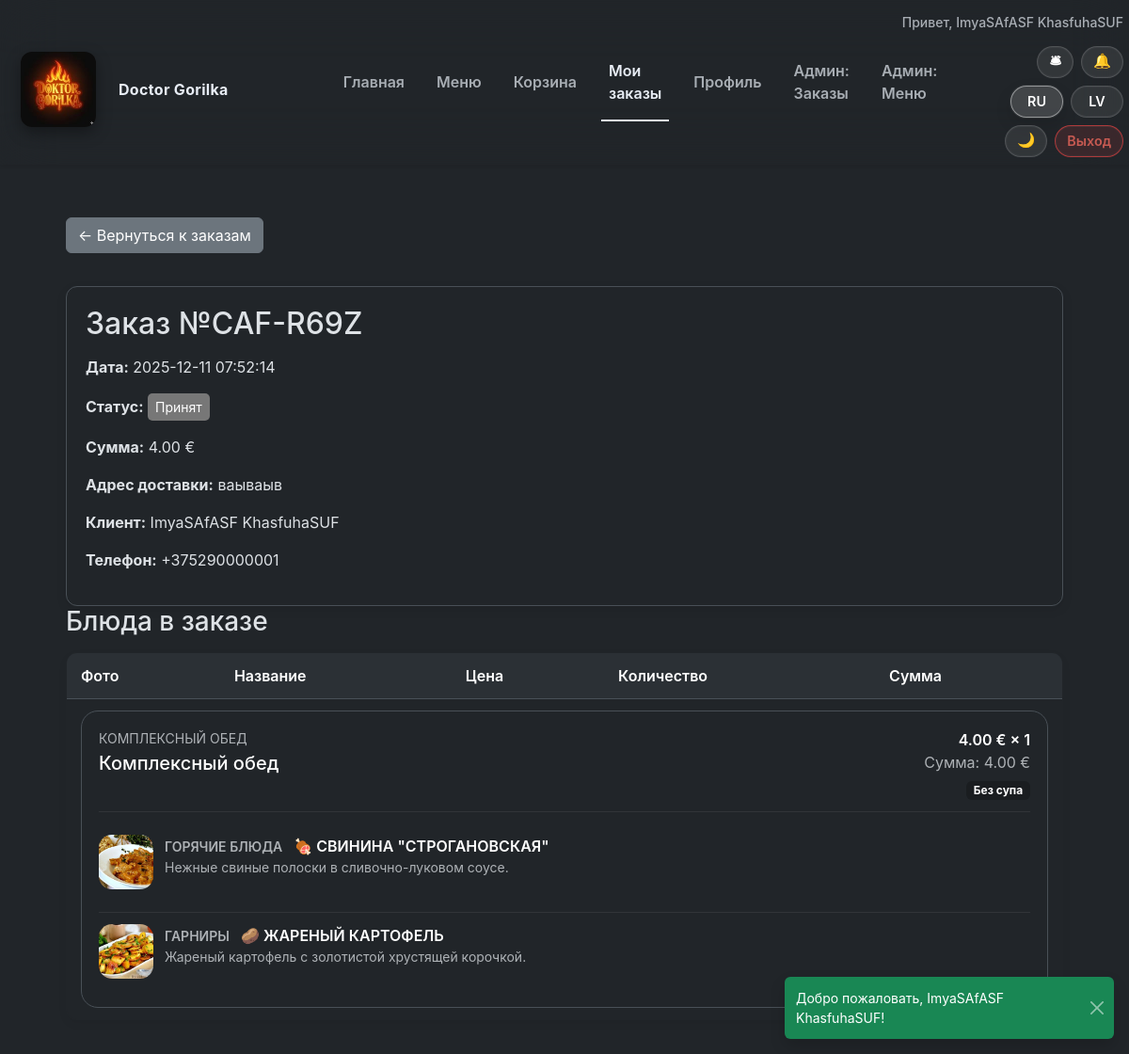
The app's page /orders/view?code=CAF-R69Z (signed in), older data.
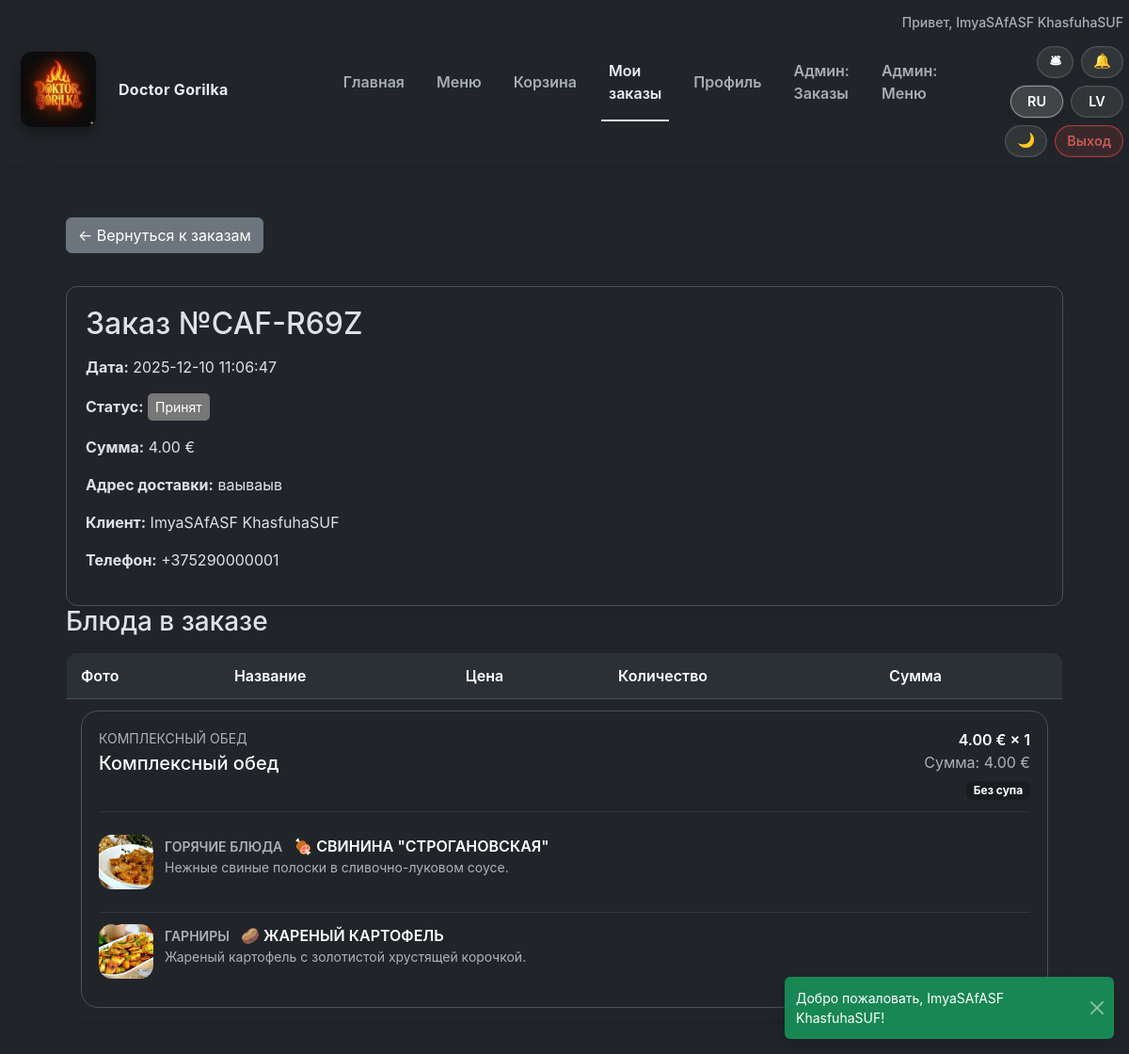
The same page, newer data.
### tables this page shows
CREATE TABLE orders (
        id INTEGER PRIMARY KEY AUTOINCREMENT,
        user_id INTEGER NOT NULL,
        created_at TEXT DEFAULT CURRENT_TIMESTAMP,
        status TEXT CHECK(status IN ('pending','new','cooking','ready','delivered','cancelled')) DEFAULT 'pending',
        total_price REAL,
        delivery_address TEXT, order_code TEXT,
        FOREIGN KEY (user_id) REFERENCES users(id)
    );

CREATE TABLE order_items (
    id INTEGER PRIMARY KEY AUTOINCREMENT,
    order_id INTEGER NOT NULL,
    menu_id INTEGER NOT NULL,
    quantity INTEGER NOT NULL, combo_details TEXT,
    FOREIGN KEY (order_id) REFERENCES "orders_old"(id),
    FOREIGN KEY (menu_id) REFERENCES menu(id)
);

### src/Infrastructure/ViewRenderer.php (called while the page is built, shortened)
<?php
class ViewRenderer
{
    public function render(string $view, array $params = []): string
    {
        $viewFile = $this->basePath . '/' . $view . '.php';
        extract($params, EXTR_SKIP);
        require $viewFile;
        $content = ob_get_clean();
        if ($this->layout && file_exists($this->layout)) {
            return ob_get_clean();
        }
        return $content;
    }
}

### src/Application/Controller/OrderController.php (called while the page is built, shortened)
<?php
class OrderController
{
    public function view(): string
    {
        $orderCode = trim($_GET['code'] ?? '');
        $order = $orderCode !== '' ? $this->orderService->getOrderByCode($orderCode) : null;
        $orderCode = $order->orderCode ?? $orderCode;
        $isAdmin = $this->session->get('role') === 'admin';
        return $this->view->render('orders/view', [
            'title' => 'Doctor Gorilka — ' . translate('orders.view.title', ['id' => $orderCode ?: $order->id]),
            'order' => $order,
            'isAdmin' => $isAdmin,
            'orderId' => $order->id,
            'orderCode' => $orderCode,
        ]);
    }
}

### src/Infrastructure/Router.php (called while the page is built, shortened)
<?php
class Router
{
    private array $routes = [];
    public function addRoute(string $method, string $path, callable $handler): void
    {
        $normalized = $this->normalizePath($path);
        $this->routes[$method][$normalized] = $handler;
    }
    public function dispatch(string $method, string $uri): mixed
    {
        $path = $this->normalizePath(parse_url($uri, PHP_URL_PATH) ?: '/');
        $method = strtoupper($method);
        if (isset($this->routes[$method][$path])) {
            return call_user_func($this->routes[$method][$path]);
        }
        return translate('errors.not_found');
    }
    private function normalizePath(string $path): string
    {
        $path = rtrim($path, '/');
        return $path === '' ? '/' : $path;
    }
}

### src/Application/App.php (called while the page is built, shortened)
<?php
class App
{
    private Router $router;
    private function __construct(Router $router, ViewRenderer $view)
    {
        $this->router = $router;
    }
    public function run(): mixed
    {
        $method = $_SERVER['REQUEST_METHOD'] ?? 'GET';
        $uri = $_SERVER['REQUEST_URI'] ?? '/';
        return $this->router->dispatch($method, $uri);
    }
}

### src/Infrastructure/Repository/OrderRepository.php (called while the page is built, shortened)
<?php
class OrderRepository implements OrderRepositoryInterface
{
    public function findByCode(string $code): ?Order
    {
        $stmt = $this->prepare("SELECT orders.*, users.first_name, users.last_name, users.phone, users.username
            FROM orders
            LEFT JOIN users ON users.id = orders.user_id
            WHERE orders.order_code = :code");
        $stmt->bindValue(':code', $code, SQLITE3_TEXT);
        $row = $stmt->execute()->fetchArray(SQLITE3_ASSOC);
        $order = $this->mapOrder($row);
        if (isset($row['first_name']) || isset($row['last_name']) || isset($row['username'])) {
            $order->customerName = trim(($row['first_name'] ?? '') . ' ' . ($row['last_name'] ?? '')) ?: ($row['username'] ?? null);
        }
        $order->customerPhone = $row['phone'] ?? null;
        return $order;
    }
    private function mapOrder(array $row): Order
    {
        $customerName = null;
        if (isset($row['first_name']) || isset($row['last_name']) || isset($row['username'])) {
            $customerName = trim(($row['first_name'] ?? '') . ' ' . ($row['last_name'] ?? ''));
        }
        $customerPhone = $row['phone'] ?? null;
        return new Order(
            id: (int)$row['id'],
            userId: (int)$row['user_id'],
            status: $row['status'],
            totalPrice: (float)$row['total_price'],
            createdAt: $row['created_at'],
            deliveryAddress: $row['delivery_address'] ?? null,
            orderCode: $row['order_code'] ?? null,
            items: $this->fetchItems((int)$row['id']),
            customerName: $customerName,
            customerPhone: $customerPhone
        );
    }
    private function fetchItems(int $orderId): array
    {
        $stmt = $this->prepare("SELECT order_items.*, menu.title, menu.price AS menu_price, menu.image_url,
            menu.name_original, menu.name_ru, menu.name_lv
            FROM order_items
            JOIN menu ON menu.id = order_items.menu_id
            WHERE order_items.order_id = :oid");
        $stmt->bindValue(':oid', $orderId, SQLITE3_INTEGER);
        $result = $stmt->execute();
        $items = [];
        while ($row = $result->fetchArray(SQLITE3_ASSOC)) {
            $comboDetails = null;
            if (!empty($row['combo_details'])) {
                $decoded = json_decode($row['combo_details'], true);
                if (is_array($decoded)) {
                    $comboDetails = $decoded;
                }
            }
            $price = (float)($row['menu_price'] ?? 0);
            if ($comboDetails && isset($comboDetails['price'])) {
                $price = (float)$comboDetails['price'];
            }
            $items[] = new OrderItem(
                menuId: (int)$row['menu_id'],
                title: $this->resolveOrderItemTitle($row),
                price: $price,
                quantity: (int)$row['quantity'],
                imageUrl: $row['image_url'] ?? null,
                comboDetails: $comboDetails
            );
        }
        return $items;
    }
    private function resolveOrderItemTitle(array $row): string
    {
        if (!empty($row['name_original'])) {
            return $row['name_original'];
        }
        return translate('common.dish');
    }
    private function prepare(string $sql): SQLite3Stmt
    {
        return $this->db->prepare($sql);
    }
}

### src/Application/Service/OrderService.php (called while the page is built, shortened)
<?php
class OrderService
{
    public function getOrderByCode(string $orderCode): ?\App\Domain\Order
    {
        return $this->orders->findByCode($orderCode);
    }
}

### src/helpers.php (called while the page is built, shortened)
<?php
function localizationConfig(): array
{
    static $config;
    if ($config === null) {
        $config = require __DIR__ . '/../config/localization.php';
    }
    return $config;
}
function availableLocales(): array
{
    $config = localizationConfig();
    return $config['locales'] ?? [];
}
function currentLocale(): string
{
    $available = array_keys(availableLocales());
    $default = $available[0] ?? 'ru';
    return $default;
}
function translate(string $key, array $replace = [], ?string $locale = null): string
{
    $locale ??= currentLocale();
    $config = localizationConfig();
    $phrases = $config['phrases'] ?? [];
    $fallbackLocale = $config['fallback'] ?? 'ru';
    $value = $phrases[$locale][$key] ?? $phrases[$fallbackLocale][$key] ?? $key;
    foreach ($replace as $needle => $replacement) {
        $value = str_replace(':' . $needle, $replacement, $value);
    }
    return $value;
}
function translateStatus(?string $status): string
{
    return translate('status.' . $status);
}

### src/Domain/OrderItem.php (called while the page is built, shortened)
<?php
class OrderItem
{
    public function sum(): float
    {
        return $this->price * $this->quantity;
    }
    public function isCombo(): bool
    {
        return !empty($this->comboDetails);
    }
}

### autoload.php (called while the page is built, shortened)
<?php
spl_autoload_register(function (string $class): void {
    $prefixes = [
        'App\\' => __DIR__ . '/src/',
        'Carbon\\' => __DIR__ . '/src/Carbon/',
    ];
    foreach ($prefixes as $prefix => $dir) {
        if (strncmp($prefix, $class, strlen($prefix)) !== 0) {
            continue;
        }
        $relativeClass = substr($class, strlen($prefix));
        $file = $dir . str_replace('\\', '/', $relativeClass) . '.php';
    }
});

### resources/views/orders/view.php (the view, shortened to what the rows shown need)
<div class="page-container">
<div class="card-panel summary-card">
    <h2><?= htmlspecialchars(translate('orders.view.title', ['id' => $orderCode ?? $orderId])) ?></h2>
    <p><b><?= htmlspecialchars(translate('orders.view.date')) ?></b> <?= $order->createdAt ?></p>
    <p><b><?= htmlspecialchars(translate('orders.view.status')) ?></b>
        <span class="status status-<?= htmlspecialchars($order->status) ?>"><?= htmlspecialchars(translateStatus($order->status)) ?></span>
    </p>
    <p><b><?= htmlspecialchars(translate('orders.view.total')) ?></b> <?= number_format($order->totalPrice, 2, '.', ' ') ?> €</p>
    <p><b><?= htmlspecialchars(translate('orders.view.address')) ?></b> <?= nl2br(htmlspecialchars($order->deliveryAddress ?? '—')) ?></p>
    <?php if ($isAdmin): ?>
        <p><b><?= htmlspecialchars(translate('orders.view.customer')) ?></b> <?= htmlspecialchars($order->customerName ?? translate('orders.view.user_placeholder', ['id' => $order->userId])) ?></p>
        <p><b><?= htmlspecialchars(translate('orders.view.phone')) ?></b> <?= htmlspecialchars($order->customerPhone ?? translate('orders.view.phone_unknown')) ?></p>
    <?php endif; ?>
</div>
<table class="table">
    <tr>
        <th><?= htmlspecialchars(translate('cart.table.photo')) ?></th>
        <th><?= htmlspecialchars(translate('cart.table.name')) ?></th>
        <th><?= htmlspecialchars(translate('cart.table.price')) ?></th>
        <th><?= htmlspecialchars(translate('cart.table.quantity')) ?></th>
        <th><?= htmlspecialchars(translate('cart.table.sum')) ?></th>
    </tr>
    <?php foreach ($order->items as $item): ?>
        <?php if ($item->isCombo()): ?>
            <?php $combo = $item->comboDetails; $comboItems = $combo['items'] ?? []; $selection = $combo['selection'] ?? []; ?>
            <tr class="combo-order-row">
                <td colspan="5">
                    <div class="combo-order-card">
                        <div class="combo-order-header">
                            <div>
                                <p class="text-uppercase text-muted small mb-1"><?= htmlspecialchars(translate('orders.view.combo_title')) ?></p>
                                <h5 class="mb-0"><?= htmlspecialchars($combo['title'] ?? $item->title) ?></h5>
                            </div>
                            <div class="text-end">
                                <div class="fw-semibold">
                                    <?= number_format($item->price, 2, '.', ' ') ?> € × <?= $item->quantity ?>
                                </div>
                                <div class="text-muted"><?= htmlspecialchars(translate('orders.view.combo_sum', ['sum' => number_format($item->sum(), 2, '.', ' ')])) ?></div>
                                <div class="badge bg-dark-subtle mt-2">
                                    <?= !empty($selection['soup']) ? htmlspecialchars(translate('orders.view.badge_with_soup')) : htmlspecialchars(translate('orders.view.badge_without_soup')) ?>
                                </div>
                            </div>
                        </div>
                        <div class="combo-breakdown">
                            <?php foreach ($comboItems as $comboItem): ?>
                                <?php
                                $itemLabel = $comboItem['category'] ?? translate('combo.category.extra');
                                ?>
                                <div class="combo-breakdown-item">
                                    <div class="combo-breakdown-thumb">
                                        <?php if (!empty($comboItem['image'])): ?>
                                            <img src="/assets/images/<?= htmlspecialchars($comboItem['image']) ?>" alt="<?= htmlspecialchars($comboItem['title']) ?>">
                                        <?php else: ?>
                                            <span><?= htmlspecialchars(translate('common.no_photo')) ?></span>
                                        <?php endif; ?>
                                    </div>
                                    <div>
                                        <div class="combo-breakdown-title">
                                            <div>
                                                <span class="text-muted text-uppercase small me-2"><?= htmlspecialchars($itemLabel) ?></span>
                                                <?= htmlspecialchars($comboItem['title']) ?>
                                            </div>
                                        </div>
                                        <?php if (!empty($comboItem['description'])): ?>
                                            <div class="text-muted small text-truncate-2"><?= htmlspecialchars($comboItem['description']) ?></div>
                                        <?php else: ?>
                                            <div class="text-muted small fst-italic"><?= htmlspecialchars(translate('combo.placeholder_desc')) ?></div>
                                        <?php endif; ?>
                                    </div>
                                </div>
                            <?php endforeach; ?>
                        </div>
                    </div>
                </td>
            </tr>
            <?php continue; ?>
        <?php endif; ?>
    <?php endforeach; ?>
</table>
</div>

Row changes from the older to the newer data that the page shows:
changed orders "Заказ №CAF-R69Z": created_at "2025-12-11 07:52:14" → "2025-12-10 11:06:47"
